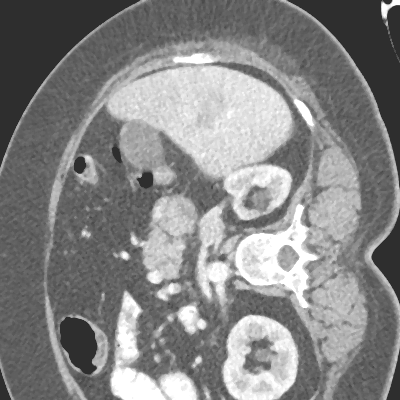
#> input picture u_net/dataset/data_cv_clip/test/train/118/17.png, 400 x 400 px, found by its file name; its folder holds only this picture in this run
$ python e_make_cv_clip_png.py
#> lines starting #> are read from the running program, lines starting #| are printed output that depends on the picture; after the words box and inside, x2 and y2 are one past the last pixel; in counts of white or black regions, pixels touching at a corner belong together
import os
import cv2 as cv
import numpy as np


raw_slice_train_path = "./data_slice_tumour_modify_brightness/train"
raw_slice_label_path = "./data_slice_tumour_modify_brightness/label"


train_clip_save_path = "./data_cv_clip/train"
label_clip_save_path = "./data_cv_clip/label"


dirs = os.listdir(raw_slice_train_path)
dirs.sort(key=lambda x: int(x))

j = 0
for dir in dirs:
    train_dir_path = os.path.join(raw_slice_train_path, dir)
    label_dir_path = os.path.join(raw_slice_label_path, dir)

    names = os.listdir(train_dir_path)
    names.sort(key=lambda x: int(x.split('.')[0]))

    i = 0
    for name in names:
        train_img_path = os.path.join(train_dir_path, name)
        label_img_path = os.path.join(label_dir_path, name)

        train_img = cv.imread(train_img_path, 0)
#> train_img is the input picture: shape (400, 400); min 46, max 255, mean 133.2
        label_img = cv.imread(label_img_path, 0)

        train_clip_img = train_img[0:400, 50:450]
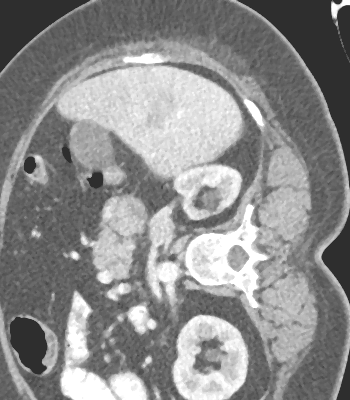
#> train_clip_img: shape (400, 350); min 46, max 255, mean 140.2
        label_clip_img = label_img[0:400, 50:450]
        label_clip_img[label_clip_img == 255] = 255
        label_clip_img[label_clip_img != 255] = 0
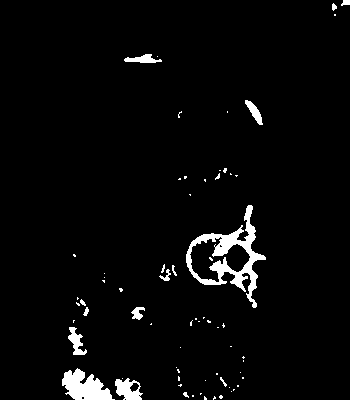
#> label_clip_img: shape (400, 350); 3.4% white; 68 white regions (53 under 20 px), largest, box (x1, y1, x2, y2) and area: (186, 205, 266, 308) 2068, (62, 368, 115, 400) 1002, (115, 378, 143, 400) 384

        if label_clip_img.max() == 0:
            continue

        train_save_path = os.path.join(train_clip_save_path, dir)
        label_save_path = os.path.join(label_clip_save_path, dir)

        if not os.path.isdir(train_save_path):
            os.makedirs(train_save_path)
        if not os.path.isdir(label_save_path):
            os.makedirs(label_save_path)

        train_save_name = os.path.join(train_save_path, str(i) + ".png")
        label_save_name = os.path.join(label_save_path, str(i) + ".png")

        cv.imwrite(train_save_name, train_clip_img)
        cv.imwrite(label_save_name, label_clip_img)
        i += 1
    j += 1
    print("完成第{}个dir".format(j))
#> pass 2 of the loop `for dir in dirs:`:
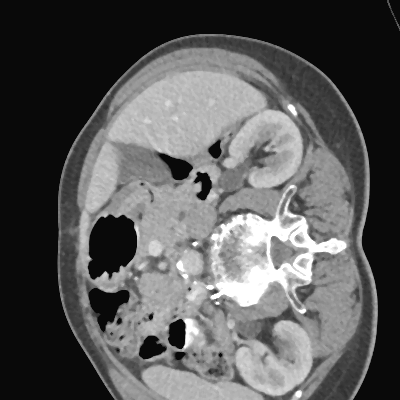
#> input picture u_net/dataset/data_cv_clip/test/train/122/1.png, 400 x 400 px, found by its file name
#> train_img is the input picture: shape (400, 400); min 9, max 255, mean 89.2
#> `train_clip_img = train_img[0:400, 50:450]`:
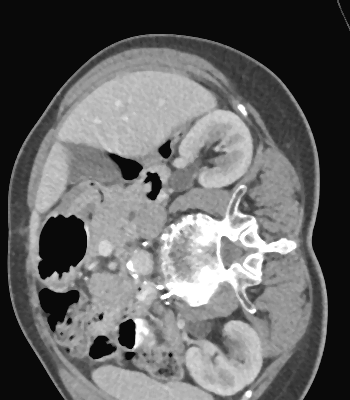
#> train_clip_img: shape (400, 350); min 9, max 255, mean 100.7
#> `label_clip_img[label_clip_img != 255] = 0`:
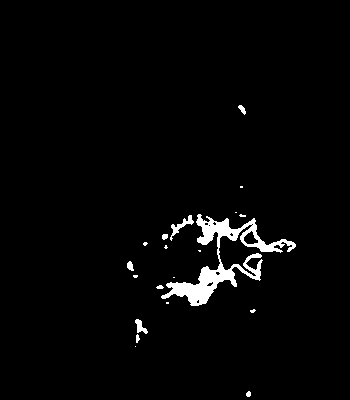
#> label_clip_img: shape (400, 350); 2.4% white; 20 white regions (11 under 20 px), largest, box (x1, y1, x2, y2) and area: (161, 214, 296, 306) 2881, (170, 215, 194, 241) 160, (135, 319, 148, 334) 96
#> j = 2
#| 完成第2个dir
